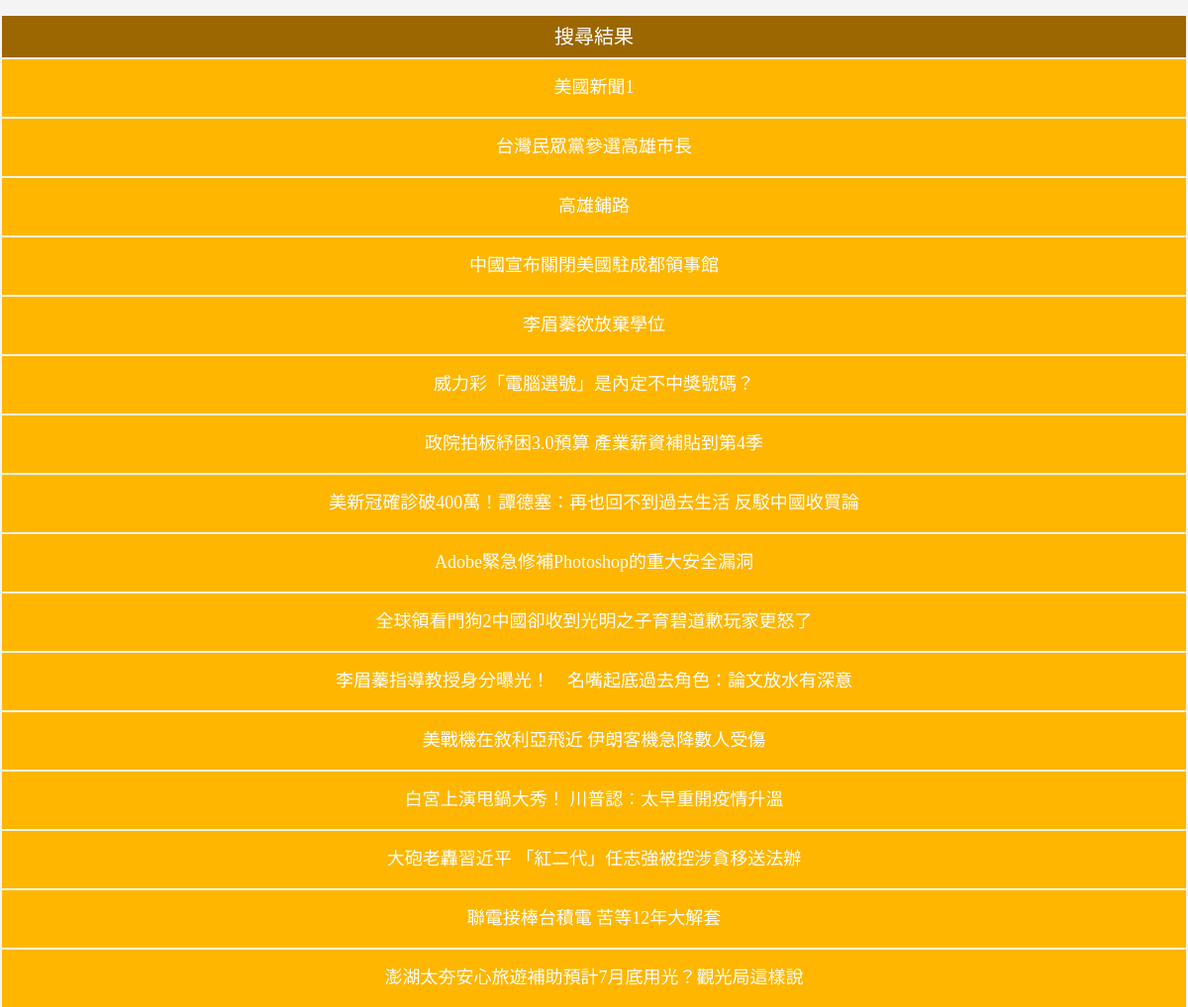
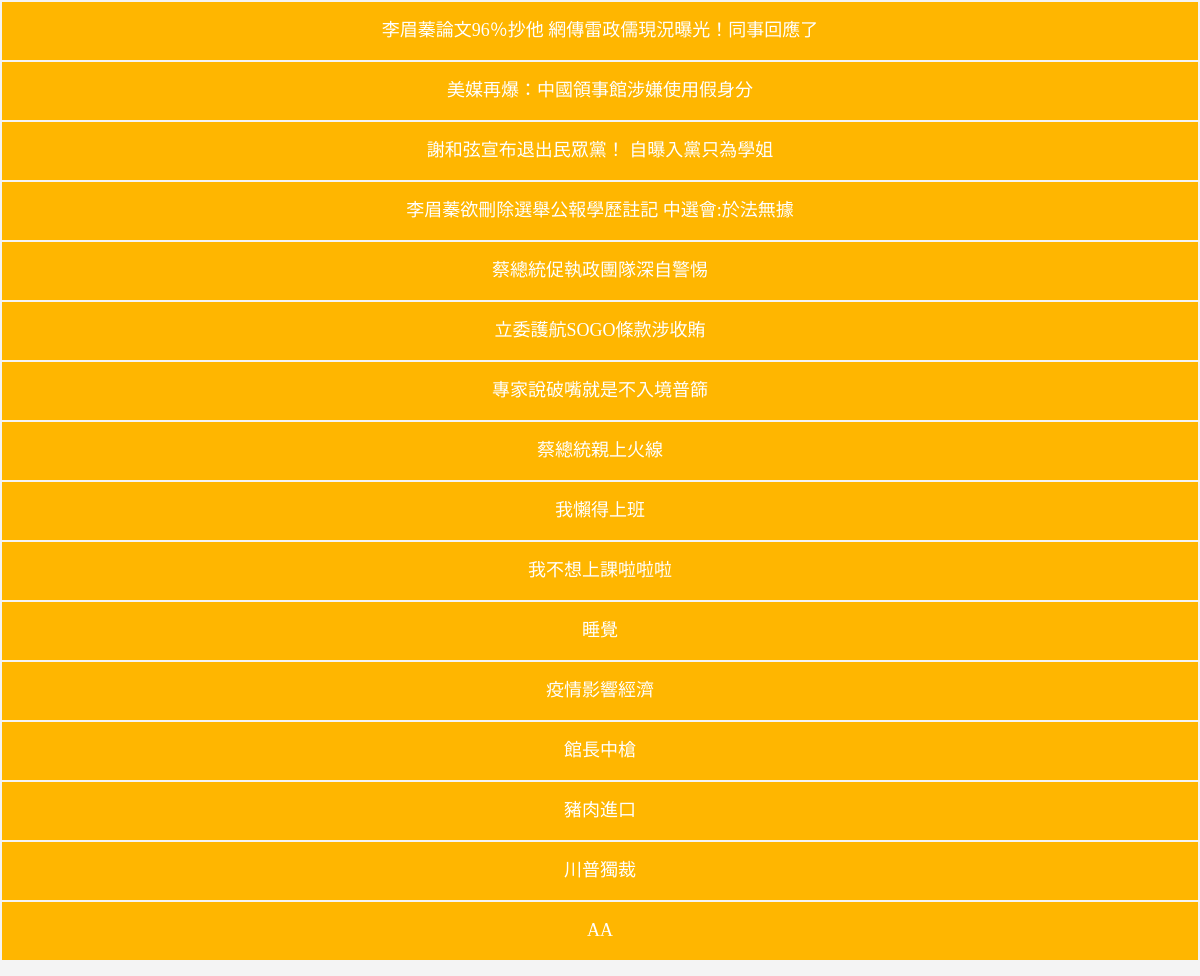
The app's page /search_page.php with its own data (2 pictures, top to bottom).
### tables this page shows
CREATE TABLE `rad_form` (
  `rad_sn` int(6) NOT NULL COMMENT 'id',
  `rad_main_title` varchar(255) NOT NULL COMMENT '節目名稱',
  `rad_title` varchar(255) NOT NULL COMMENT '單元(節目)名稱',
  `rad_sammary` mediumtext NOT NULL COMMENT '簡介',
  `rad_filename` varchar(225) NOT NULL COMMENT '檔案名稱',
  `rad_author` varchar(12) NOT NULL COMMENT '主持人',
  `rad_date_broadcast` date NOT NULL COMMENT '播放日期',
  `rad_time_broadcast` time NOT NULL COMMENT '播放時間',
  `rad_end_broadcast` time NOT NULL COMMENT '結束時間',
  `rad_type` varchar(20) NOT NULL COMMENT '種類',
  `rad_guest` varchar(20) DEFAULT NULL COMMENT '來賓',
  `rad_broad_no` int(6) DEFAULT NULL COMMENT '點擊次數',
  `rad_like` int(6) DEFAULT NULL COMMENT 'like次數',
  `rad_unlike` int(6) DEFAULT NULL COMMENT 'unlike數',
  `rad_del` int(1) DEFAULT '0'
);

### search_page.php (the view, shortened to what this page needs)
<!doctype html>
<html>
<head>
</head>
	<link rel="stylesheet" type="text/css" href="./fancybox/jquery.fancybox-1.3.4.css" media="screen" />
 	<link rel="stylesheet" href="style.css" />
<body>
<p>
<?php
$a=$_POST['search'];
require "config.php";
mysqli_query($link, "SET CHARACTER SET UTF8");
$sql="SELECT * FROM rad_form WHERE rad_title like '%$a%'";
$result=mysqli_query($link,$sql);
$number_result=mysqli_num_rows($result);
for($i=0; $i<$number_result; $i++){
$arr[$i]=mysqli_fetch_array($result);
}
?>
<table style="width: 100%" class="style1">
	<tr>
		<td class="style3"><?php echo "搜尋結果"?></td>
	</tr>
	<?php for($i=0; $i<$number_result; $i++){ ?>
	<tr>
		<td class="style2"><?php echo "<br><a style='font-size: 18px;' href='list_all.php?a=".$arr[$i]['rad_sn']."'>".$arr[$i]['rad_title']."</a><br><br>";?></td>
	</tr>
	<?php }?>
</table>
</p>
</body>
</html>

### style.css (style rules this page uses)
html, body, div, ul { margin: 0; padding: 0; }
body { color: #262626; background: #f4f4f4; font: normal 12px/18px Verdana, sans-serif; }
p { margin: 0; padding: 7px 0; }
a { outline: none; }

### search_page.php (style rules this page uses)
.style2 { text-align:center; background-color: #FFB600; color: #000392; font-family: Microsoft JhengHei; }
.style3 { color: #FFFFFF; background-color: #9C6600; font-family: Microsoft JhengHei; text-align:center; font-size: 20px; height: 40px; }
a:link { text-decoration: none; color: white; }

### records on screen
rad_form: rad_title "美國新聞1"
rad_form: rad_title "台灣民眾黨參選高雄市長"
rad_form: rad_title "高雄鋪路"
rad_form: rad_title "中國宣布關閉美國駐成都領事館"
rad_form: rad_title "李眉蓁欲放棄學位"
rad_form: rad_title "威力彩「電腦選號」是內定不中獎號碼？"
rad_form: rad_title "政院拍板紓困3.0預算 產業薪資補貼到第4季"
rad_form: rad_title "美新冠確診破400萬！譚德塞：再也回不到過去生活 反駁中國收買論"
rad_form: rad_title "Adobe緊急修補Photoshop的重大安全漏洞"
rad_form: rad_title "全球領看門狗2中國卻收到光明之子育碧道歉玩家更怒了"
rad_form: rad_title "李眉蓁指導教授身分曝光！ 名嘴起底過去角色：論文放水有深意"
rad_form: rad_title "美戰機在敘利亞飛近 伊朗客機急降數人受傷"
rad_form: rad_title "白宮上演甩鍋大秀！ 川普認：太早重開疫情升溫"
rad_form: rad_title "大砲老轟習近平 「紅二代」任志強被控涉貪移送法辦"
rad_form: rad_title "聯電接棒台積電 苦等12年大解套"
rad_form: rad_title "澎湖太夯安心旅遊補助預計7月底用光？觀光局這樣說"
rad_form: rad_title "李眉蓁論文96％抄他 網傳雷政儒現況曝光！同事回應了"
rad_form: rad_title "美媒再爆：中國領事館涉嫌使用假身分"
rad_form: rad_title "謝和弦宣布退出民眾黨！ 自曝入黨只為學姐"
rad_form: rad_title "李眉蓁欲刪除選舉公報學歷註記 中選會:於法無據"
rad_form: rad_title "蔡總統促執政團隊深自警惕"
rad_form: rad_title "立委護航SOGO條款涉收賄"
rad_form: rad_title "專家說破嘴就是不入境普篩"
rad_form: rad_title "蔡總統親上火線"
rad_form: rad_title "我懶得上班"
rad_form: rad_title "我不想上課啦啦啦"
rad_form: rad_title "睡覺"
rad_form: rad_title "疫情影響經濟"
rad_form: rad_title "館長中槍"
rad_form: rad_title "豬肉進口"
rad_form: rad_title "川普獨裁"
rad_form: rad_title "AA"
